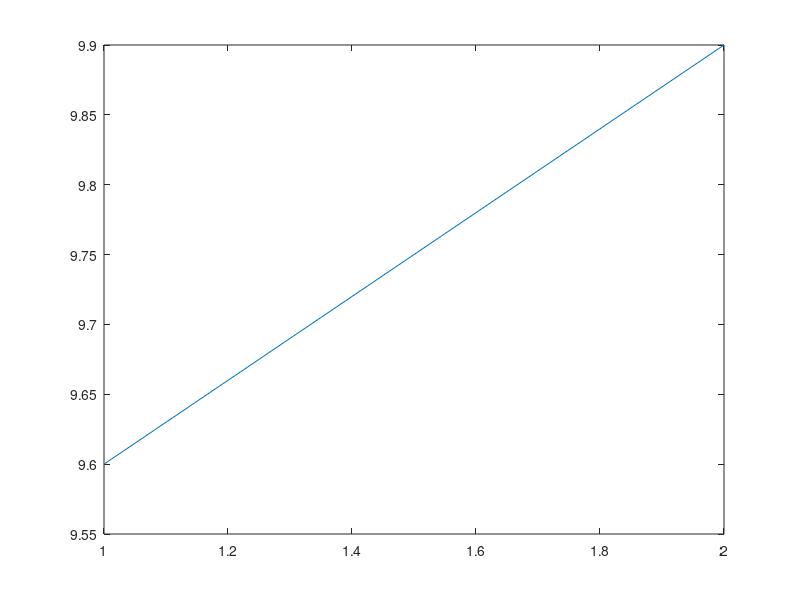

This chart was generated by the following MATLAB code: (Note: this script raises an error after producing the figure.)
%=============================================================================
% Copyright (c) 2016-present Allan CORNET (Nelson)
%=============================================================================
% This file is part of Nelson.
%=============================================================================
% LICENCE_BLOCK_BEGIN
% SPDX-License-Identifier: LGPL-3.0-or-later
% LICENCE_BLOCK_END
%=============================================================================
% <--ADV-CLI MODE-->
%=============================================================================
f = figure('Visible', 'off');
ax = axes(f);
plot(ax, [1 2], [9.6 9.9]);
drawnow;
refX = ax.XLim;
refY = ax.YLim;
%=============================================================================
% all-NaN objects do not take part in the automatic limits
ax = axes(f);
plot(ax, [1 2], [9.6 9.9]);
line(ax, [NaN NaN], [NaN NaN]);
drawnow;
assert_isequal(ax.XLim, refX);
assert_isequal(ax.YLim, refY);
%=============================================================================
ax = axes(f);
hold(ax, 'on');
plot(ax, [1 2], [9.6 9.9]);
scatter(ax, [NaN NaN], [NaN NaN]);
stairs(ax, [NaN NaN], [NaN NaN]);
patch(ax, [NaN NaN NaN], [NaN NaN NaN], 'r');
surface(ax, NaN(2), NaN(2), NaN(2));
plot3(ax, [NaN NaN], [NaN NaN], [NaN NaN]);
drawnow;
assert_isequal(ax.XLim, refX);
assert_isequal(ax.YLim, refY);
%=============================================================================
ax = axes(f);
hold(ax, 'on');
patch(ax, [1 2 2 1], [9.6 9.6 9.9 9.9], 'r');
refPatchY = ax.YLim;
line(ax, [NaN NaN], [NaN NaN]);
drawnow;
assert_isequal(ax.YLim, refPatchY);
assert_istrue(ax.YLim(1) > 9);
%=============================================================================
% an axes holding only all-NaN objects keeps the default limits
ax = axes(f);
line(ax, [NaN NaN], [NaN NaN]);
drawnow;
assert_isequal(ax.XLim, [0 1]);
assert_isequal(ax.YLim, [0 1]);
assert_isequal(ax.ZLim, [0 1]);
%=============================================================================
ax = axes(f);
surface(ax, NaN(2), NaN(2), NaN(2));
drawnow;
assert_isequal(ax.XLim, [0 1]);
assert_isequal(ax.YLim, [0 1]);
assert_isequal(ax.ZLim, [0 1]);
%=============================================================================
ax = axes(f);
h = plot(ax, [1 2], [3 4]);
drawnow;
set(h, 'XData', [NaN NaN], 'YData', [NaN NaN]);
drawnow;
assert_isequal(ax.XLim, [0 1]);
assert_isequal(ax.YLim, [0 1]);
%=============================================================================
% a point counts only when all its coordinates are finite
ax = axes(f);
plot(ax, [1 2 30], [5 6 NaN]);
drawnow;
assert_isapprox(ax.XLim, [1 2], 1e-10);
assert_isapprox(ax.YLim, [5 6], 1e-10);
%=============================================================================
ax = axes(f);
plot(ax, [1 2 NaN], [5 6 70]);
drawnow;
assert_isapprox(ax.XLim, [1 2], 1e-10);
assert_isapprox(ax.YLim, [5 6], 1e-10);
%=============================================================================
ax = axes(f);
scatter(ax, [1 2 30], [5 6 NaN]);
drawnow;
assert_isapprox(ax.XLim, [1 2], 1e-10);
assert_isapprox(ax.YLim, [5 6], 1e-10);
%=============================================================================
ax = axes(f);
patch(ax, [1 2 30 NaN], [5 6 NaN 9], 'r');
drawnow;
assert_isapprox(ax.XLim, [1 2], 1e-10);
assert_isapprox(ax.YLim, [5 6], 1e-10);
%=============================================================================
ax = axes(f);
plot3(ax, [1 2 30], [5 6 7], [1 2 NaN]);
drawnow;
assert_isapprox(ax.XLim, [1 2], 1e-10);
assert_isapprox(ax.YLim, [5 6], 1e-10);
assert_isapprox(ax.ZLim, [1 2], 1e-10);
%=============================================================================
ax = axes(f);
surface(ax, [1 2; 1 2], [3 3; 40 4], [5 NaN; 6 7]);
drawnow;
assert_isapprox(ax.XLim, [1 2], 1e-10);
assert_isapprox(ax.ZLim, [5 7], 1e-10);
assert_istrue(ax.YLim(2) >= 40);
%=============================================================================
close(f);
%=============================================================================
